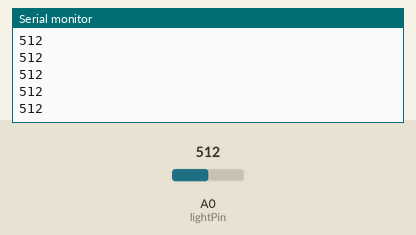
Bench run of a sketch on a simulated Arduino Uno, built with avr-gcc and run on an emulated ATmega328P. On the bench: the last lines printed to the serial monitor. The test bench sets the inputs (shaded band); at power-on: A0 (lightPin) = 512.

Above: at 1.2 s.
1.3 s: A0 (lightPin) set to 716
At 1.31 s:
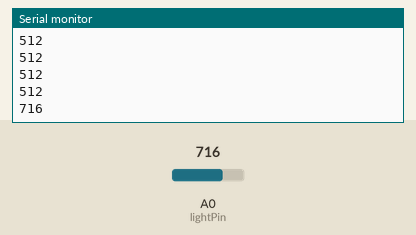
2.8 s: A0 (lightPin) set to 900
At 2.82 s:
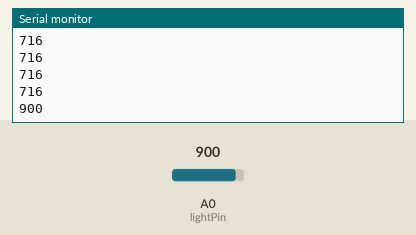
Timing chart, 0 to 5.8 s (numbered marks = the images above; inputs shaded):
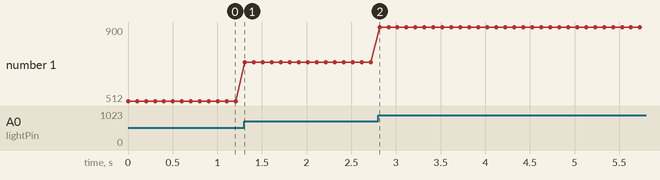

The sketch:

sketch_oct11b.ino
```cpp
#include <SoftwareSerial.h>
const int rxpin=0;
const int txpin=1;
int lightPin=0;
SoftwareSerial Bluetooth(rxpin,txpin);


void setup() {
  // put your setup code here, to run once:
pinMode(lightPin,INPUT);
Serial.begin(9600);
}

void loop() {
  // put your main code here, to run repeatedly:
int reading=analogRead(lightPin);

Bluetooth.println(reading);
Serial.println(reading);
delay(100);

}
```

Measured:
- after the input at 1.3 s, the serial monitor: prints a new line at once (image 1)
- after the input at 2.8 s, the serial monitor: prints a new line at once (image 2)
- plotted number 1: 512 → 716 after the input at 1.3 s, 716 → 900 after the input at 2.8 s
